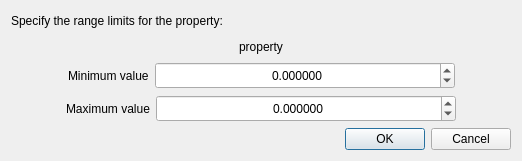
<?xml version="1.0" encoding="UTF-8"?>
<ui version="4.0">
 <class>ColorEngineRangeLimitsDialog</class>
 <widget class="QDialog" name="ColorEngineRangeLimitsDialog">
  <property name="geometry">
   <rect>
    <x>0</x>
    <y>0</y>
    <width>522</width>
    <height>161</height>
   </rect>
  </property>
  <property name="minimumSize">
   <size>
    <width>522</width>
    <height>161</height>
   </size>
  </property>
  <property name="maximumSize">
   <size>
    <width>522</width>
    <height>161</height>
   </size>
  </property>
  <property name="windowTitle">
   <string>Range Limits</string>
  </property>
  <property name="windowIcon">
   <iconset resource="../../../App/rsc/espina.qrc">
    <normaloff>:/espina/espina.svg</normaloff>:/espina/espina.svg</iconset>
  </property>
  <property name="modal">
   <bool>true</bool>
  </property>
  <layout class="QVBoxLayout" name="verticalLayout">
   <item>
    <widget class="QLabel" name="label_2">
     <property name="text">
      <string>Specify the range limits for the property:</string>
     </property>
     <property name="alignment">
      <set>Qt::AlignJustify|Qt::AlignVCenter</set>
     </property>
     <property name="wordWrap">
      <bool>true</bool>
     </property>
    </widget>
   </item>
   <item>
    <widget class="QLabel" name="m_property">
     <property name="text">
      <string>property</string>
     </property>
     <property name="alignment">
      <set>Qt::AlignCenter</set>
     </property>
    </widget>
   </item>
   <item>
    <layout class="QHBoxLayout" name="horizontalLayout" stretch="0,0,1,0">
     <item>
      <spacer name="horizontalSpacer">
       <property name="orientation">
        <enum>Qt::Horizontal</enum>
       </property>
       <property name="sizeHint" stdset="0">
        <size>
         <width>40</width>
         <height>20</height>
        </size>
       </property>
      </spacer>
     </item>
     <item>
      <widget class="QLabel" name="label_3">
       <property name="text">
        <string>Minimum value</string>
       </property>
      </widget>
     </item>
     <item>
      <widget class="QDoubleSpinBox" name="m_min">
       <property name="minimumSize">
        <size>
         <width>300</width>
         <height>27</height>
        </size>
       </property>
       <property name="maximumSize">
        <size>
         <width>300</width>
         <height>16777215</height>
        </size>
       </property>
       <property name="alignment">
        <set>Qt::AlignCenter</set>
       </property>
       <property name="buttonSymbols">
        <enum>QAbstractSpinBox::UpDownArrows</enum>
       </property>
       <property name="correctionMode">
        <enum>QAbstractSpinBox::CorrectToNearestValue</enum>
       </property>
       <property name="decimals">
        <number>6</number>
       </property>
       <property name="minimum">
        <double>-999999999.000000000000000</double>
       </property>
       <property name="maximum">
        <double>999999999.000000000000000</double>
       </property>
      </widget>
     </item>
     <item>
      <spacer name="horizontalSpacer_2">
       <property name="orientation">
        <enum>Qt::Horizontal</enum>
       </property>
       <property name="sizeHint" stdset="0">
        <size>
         <width>40</width>
         <height>20</height>
        </size>
       </property>
      </spacer>
     </item>
    </layout>
   </item>
   <item>
    <layout class="QHBoxLayout" name="horizontalLayout_2" stretch="0,0,1,0">
     <item>
      <spacer name="horizontalSpacer_3">
       <property name="orientation">
        <enum>Qt::Horizontal</enum>
       </property>
       <property name="sizeHint" stdset="0">
        <size>
         <width>40</width>
         <height>20</height>
        </size>
       </property>
      </spacer>
     </item>
     <item>
      <widget class="QLabel" name="label">
       <property name="text">
        <string>Maximum value</string>
       </property>
      </widget>
     </item>
     <item>
      <widget class="QDoubleSpinBox" name="m_max">
       <property name="minimumSize">
        <size>
         <width>300</width>
         <height>27</height>
        </size>
       </property>
       <property name="maximumSize">
        <size>
         <width>300</width>
         <height>16777215</height>
        </size>
       </property>
       <property name="wrapping">
        <bool>false</bool>
       </property>
       <property name="frame">
        <bool>true</bool>
       </property>
       <property name="alignment">
        <set>Qt::AlignCenter</set>
       </property>
       <property name="correctionMode">
        <enum>QAbstractSpinBox::CorrectToNearestValue</enum>
       </property>
       <property name="decimals">
        <number>6</number>
       </property>
       <property name="minimum">
        <double>-999999999.000000000000000</double>
       </property>
       <property name="maximum">
        <double>999999999.000000000000000</double>
       </property>
      </widget>
     </item>
     <item>
      <spacer name="horizontalSpacer_4">
       <property name="orientation">
        <enum>Qt::Horizontal</enum>
       </property>
       <property name="sizeHint" stdset="0">
        <size>
         <width>40</width>
         <height>20</height>
        </size>
       </property>
      </spacer>
     </item>
    </layout>
   </item>
   <item>
    <widget class="QDialogButtonBox" name="buttonBox">
     <property name="orientation">
      <enum>Qt::Horizontal</enum>
     </property>
     <property name="standardButtons">
      <set>QDialogButtonBox::Cancel|QDialogButtonBox::Ok</set>
     </property>
    </widget>
   </item>
  </layout>
 </widget>
 <resources>
  <include location="../../../App/rsc/espina.qrc"/>
 </resources>
 <connections>
  <connection>
   <sender>buttonBox</sender>
   <signal>accepted()</signal>
   <receiver>ColorEngineRangeLimitsDialog</receiver>
   <slot>accept()</slot>
   <hints>
    <hint type="sourcelabel">
     <x>248</x>
     <y>254</y>
    </hint>
    <hint type="destinationlabel">
     <x>157</x>
     <y>274</y>
    </hint>
   </hints>
  </connection>
  <connection>
   <sender>buttonBox</sender>
   <signal>rejected()</signal>
   <receiver>ColorEngineRangeLimitsDialog</receiver>
   <slot>reject()</slot>
   <hints>
    <hint type="sourcelabel">
     <x>316</x>
     <y>260</y>
    </hint>
    <hint type="destinationlabel">
     <x>286</x>
     <y>274</y>
    </hint>
   </hints>
  </connection>
 </connections>
</ui>
